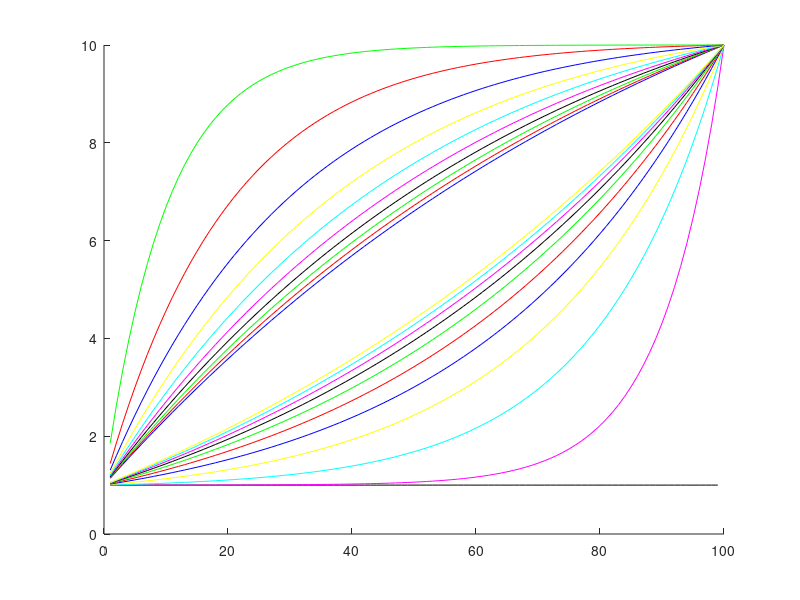

The MATLAB source for this figure: (Note: this script raises an error after producing the figure.)
cL=10;
c0=1;L=100;
x=1:L;
lambda=L*(-1:0.1:1);
clr=repmat('brgkmcy',[1,10]);
 figure; hold on
leg{length(lambda)}='leg';
for i=1:length(lambda)
    c1=(c0-cL*exp(-L/lambda(i)))/(1-exp(-L/lambda(i)));
    c=c1+(cL-c1)*exp(-(L-x)/lambda(i));
    plot(x,c,clr(i)); leg{i}=sprintf('lambda = %g',lambda(i));
end
set(gca,'ylim',[0 cL]);
legend(leg,2);